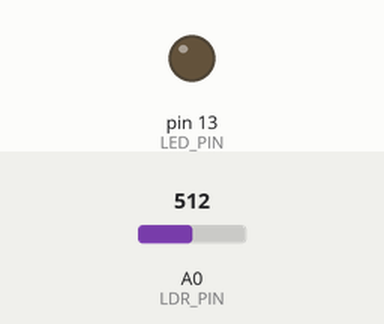
Simulated run of this sketch. Board: Arduino Uno, built with avr-gcc and run on an emulated ATmega328P. On the bench: output pins drawn as LEDs (lit = HIGH). The test bench sets the inputs (shaded band); at power-on: A0 (LDR_PIN) = 512. What the sketch prints to the serial monitor is not drawn.

Above: at 1.2 s.
1.3 s: A0 (LDR_PIN) set to 491
At 2.1 s:
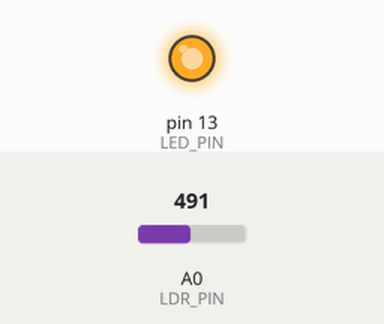
2.8 s: A0 (LDR_PIN) set to 510
Timing chart, 0 to 5.8 s (numbered marks = the images above; inputs shaded):
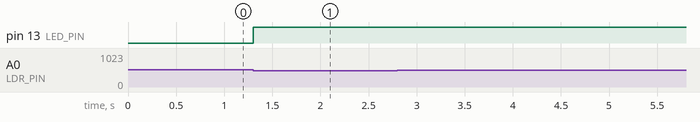

The sketch:

receiver.ino
```cpp
#include<math.h>
#define LED_PIN 13
#define LDR_PIN A0
#define THRESHOLD 500
#define PERIOD 10

bool previousState;
bool currentState;


void setup()
{
  Serial.begin(9600);
  pinMode(LED_PIN, OUTPUT);
  Serial.println("Hello from Receiver!" );
  digitalWrite(LED_PIN, LOW);
}

String message = "";
int count=0;

void loop()
{
  currentState = getLdr();
  if(currentState && !previousState)
  {
    digitalWrite(LED_PIN, HIGH);
    delay(PERIOD*1.5);
    while(1){
      char ch = getByte();
      if(ch=='\n'){
          Serial.println();
          delay(200);
          Serial.println("message : "+message);
          message="";
          digitalWrite(LED_PIN, LOW);
          break;
      }
      else if(ch==NULL){
        break;
      }
      else message += ch;
    }
  }
  previousState = currentState;
}

bool getLdr()
{
  int voltage = analogRead(LDR_PIN);
  return voltage > THRESHOLD ? false : true;
}

char getByte()
{
  int res=0;
  int pov=128;
  for(int i = 0; i < 8; i++)
  {
   bool volt = analogRead(LDR_PIN)> THRESHOLD ? false : true;
   Serial.print(volt);
   res += volt*pov;
   pov/=2;
   delay(PERIOD);
  }
  char character = res;
  Serial.print(" -> ");
  Serial.print(character);
  Serial.println();
  return res;
}
```

Measured:
- the behaviour switches between 501 and 500 on A0 (LDR_PIN) (found by bisection; images 0 and 1)
- after the input at 1.3 s, pin 13 (LED_PIN): LOW → HIGH at once
- after the input at 2.8 s, every drawn part: stays the same
